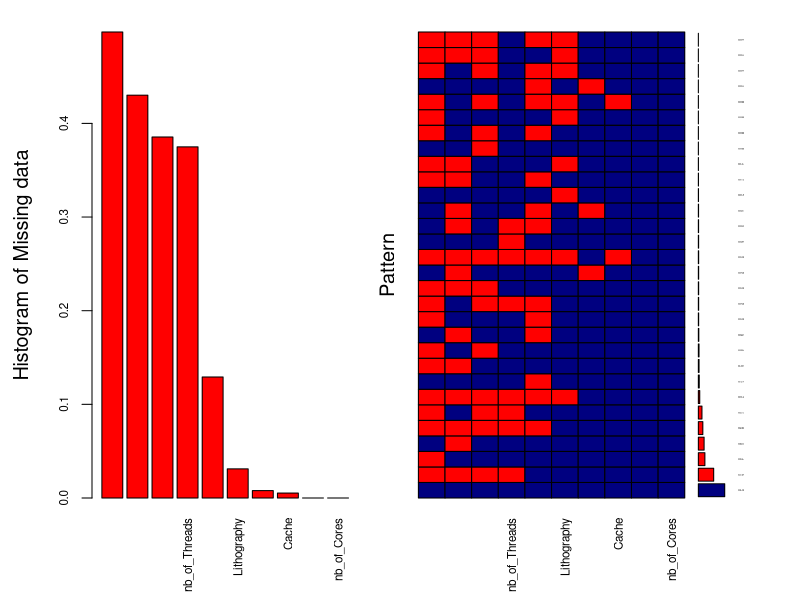
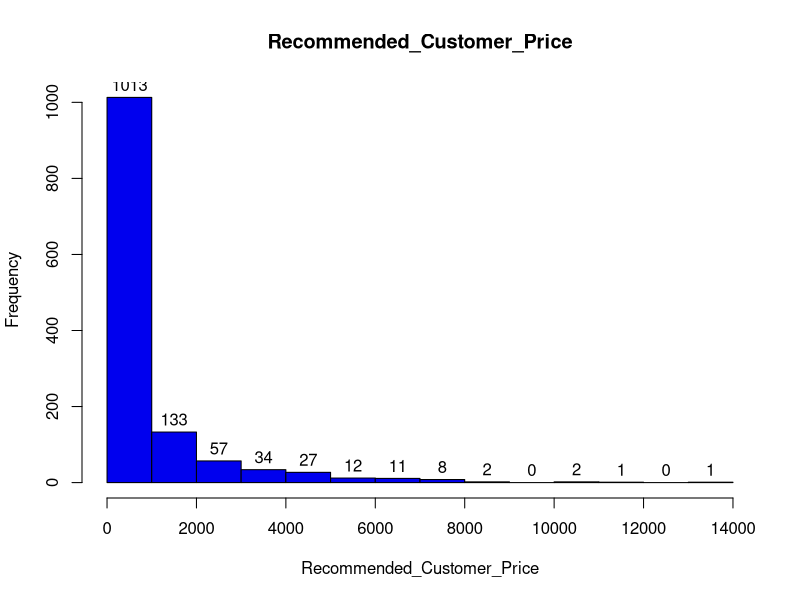
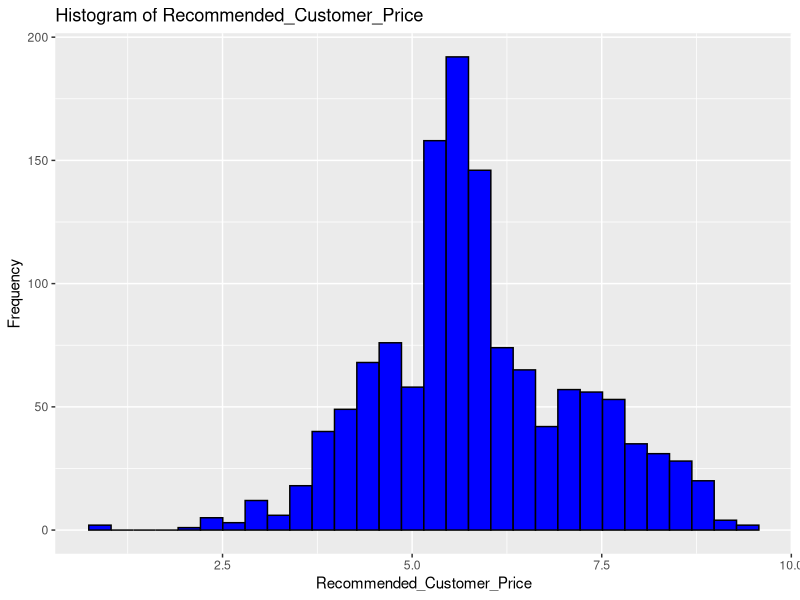
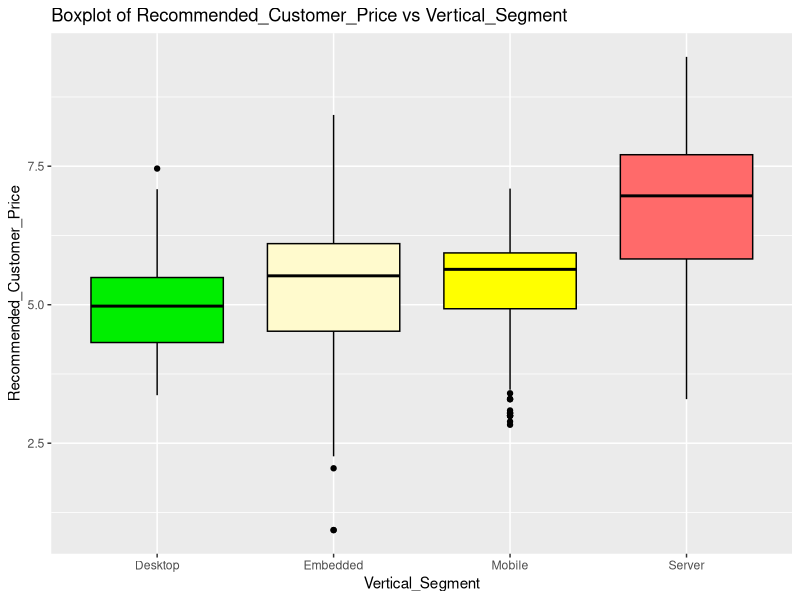
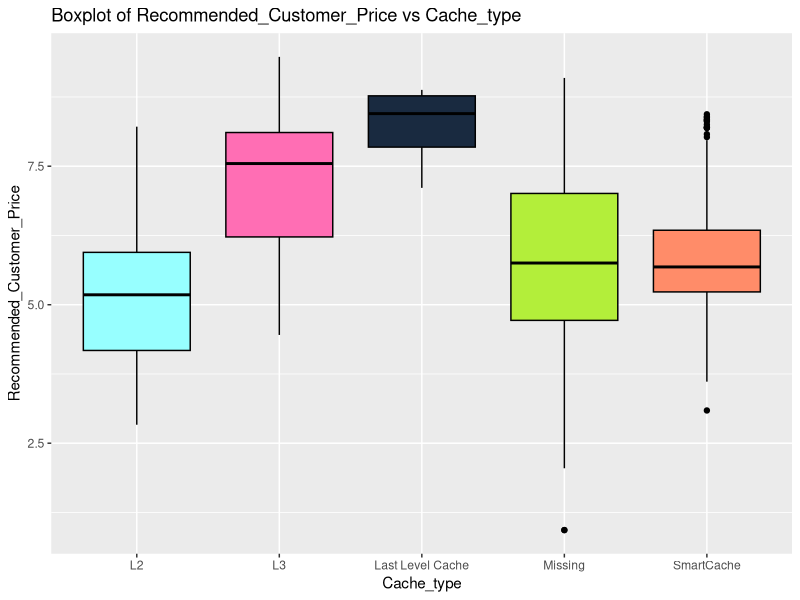
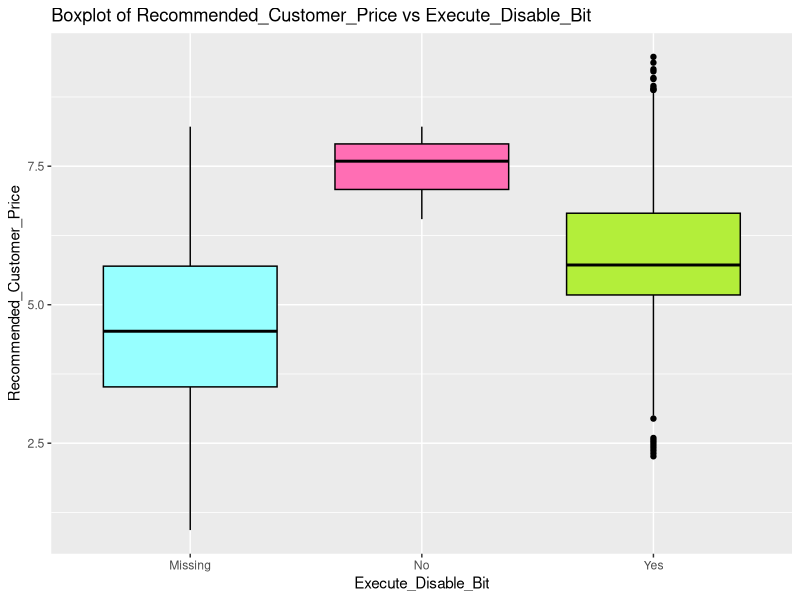
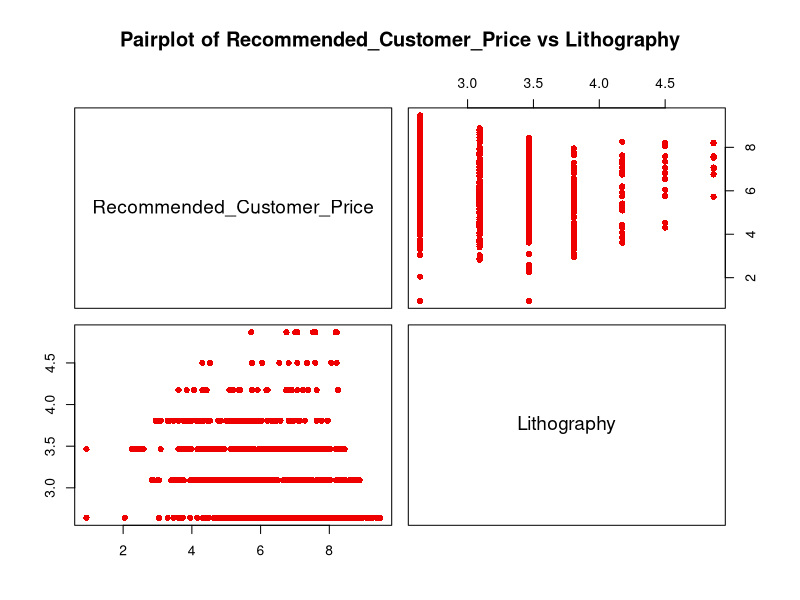
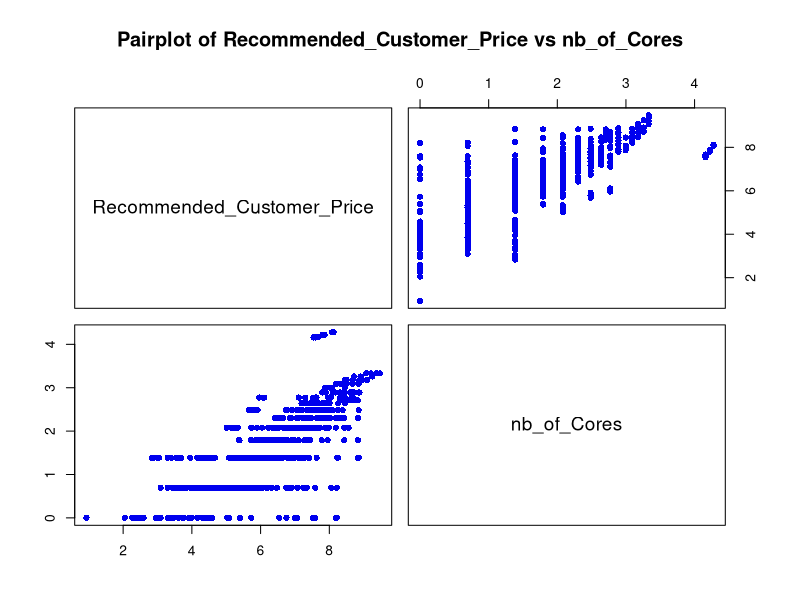

These figures' R source, in order:
## Created on 2023-03-22

## Checking for packages installation
my_packages <- c("tidyverse", "mice", "VIM", "readr",
                 "dplyr", "stringr", "ggplot2",
                 "psych", "knitr", "nortest", "car", "zoo")
missing_packages <- my_packages[!(my_packages %in%
                                    installed.packages()[, "Package"])]
if (length(missing_packages)) install.packages(missing_packages)
remove("my_packages")
remove("missing_packages")

## Library initialization
library("tidyverse")
library("mice")
library("VIM")
library("readr")
library("dplyr")
library("stringr")
library("ggplot2")
library("psych")
library("knitr")
library("nortest")
library("car")
library("zoo")

## Reading the dataset
cpu_data <- read.csv("Dataset/Intel_CPUs.csv", header = TRUE,
                     stringsAsFactors = FALSE, na.strings = c("", "N/A"))
# View(cpu_data)

cpu_data <- cpu_data %>% select("Vertical_Segment", "Lithography",
                                "Recommended_Customer_Price", "nb_of_Cores", "nb_of_Threads",
                                "Processor_Base_Frequency", "Cache", "Max_Memory_Size",
                                "Max_Memory_Bandwidth", "Execute_Disable_Bit"
)
temp <- cpu_data

## Plot data pattern
aggr_plot <- aggr(cpu_data, col = c("navyblue", "red"),
                  numbers = TRUE,
                  sortVars = TRUE,
                  labels = names(cpu_data),
                  cex.axis = .7,
                  gap = 3,
                  ylab = c("Histogram of Missing data", "Pattern"),
                  cex.numbers = 0.1
)

## Convert any string data that need to be in integer type.

# Recommended_Customer_Price converting.
recommend_price_cleaning <- function(price_range) {
  if (grepl("-", price_range)) {
    range <- strsplit(price_range, "-")[[1]]
    return((as.double(range[1]) + as.double(range[2])) / 2)
  }
  return(price_range)
}

cpu_data$Recommended_Customer_Price <- gsub("\\$", "", cpu_data$Recommended_Customer_Price) 
cpu_data$Recommended_Customer_Price <- gsub(",", "", cpu_data$Recommended_Customer_Price)

cpu_data$Recommended_Customer_Price <- sapply(cpu_data$Recommended_Customer_Price, recommend_price_cleaning) 
cpu_data$Recommended_Customer_Price <- as.double(cpu_data$Recommended_Customer_Price) 

# Lithography converting.
cpu_data <- cpu_data %>%
  mutate(Lithography = gsub("nm|\\s", "", Lithography),
         Lithography = as.double(Lithography))

# Processor_Base_Frequency converting (GHZ & MHZ) to MHZ.
Processor_Base_Frequency_cleaning <- function(string) { # Cleaning function
  if (!is.na(string)) {
    if (grepl("GHz", string)) {
      return(as.double(gsub("GHz|\\s", "", string)) * 1000)
    }
    return(as.double(gsub("MHz|\\s", "", string)))
  }
  return(NA)
}
cpu_data$Processor_Base_Frequency <- sapply(cpu_data$Processor_Base_Frequency,
                                            Processor_Base_Frequency_cleaning)

# Max_Memory_Size converting (TB & GB) to GB.
Max_Memory_Size_cleaning <- function(string) { # Cleaning function
  if (!is.na(string)) {
    if (grepl("TB", string)) {
      return(as.double(gsub("TB|\\s", "", string)) * 1024)
    }
    return(as.double(gsub("GB|\\s", "", string)))
  }
  return(NA)
}
cpu_data$Max_Memory_Size <- sapply(cpu_data$Max_Memory_Size,
                                   Max_Memory_Size_cleaning)

# Max_Memory_Bandwidth converting.
cpu_data <- cpu_data %>%
  mutate(Max_Memory_Bandwidth = gsub("GB/s|\\s", "", Max_Memory_Bandwidth),
         Max_Memory_Bandwidth = as.double(Max_Memory_Bandwidth))

# Cache converting, split into 2 columns represent cache_size, cache_type.
cpu_data <- cpu_data %>%
  mutate(Cache = sub(" ", "", Cache)) %>% # Remove the first space character.
  # Find the first " " character, merge everything from there to the end, then separate into 2 columns
  separate(Cache, sep = " ", into = c("Cache_size", "Cache_type"),
           remove = TRUE, extra = "merge", fill = "right")

Cache_size_cleaning <- function(string) { # Cleaning function
  if (!is.na(string)) {
    if (grepl("KB", string)) {
      return(as.double(gsub("KB", "", string)) / 1024)
    }
    return(as.double(gsub("MB", "", string)))
  }
  return(NA)
}
cpu_data$Cache_size <- sapply(cpu_data$Cache_size, Cache_size_cleaning)

## Remove any missing data in Recommended_Customer_Price
cpu_data <- cpu_data[!is.na(cpu_data$Recommended_Customer_Price), ]
print(apply(is.na(cpu_data), 2, sum))

# Numerical Variables filling
cpu_data$Lithography <- na.locf(cpu_data$Lithography)
# cpu_data$Recommended_Customer_Price[is.na(cpu_data$Recommended_Customer_Price)] <- median(cpu_data$Recommended_Customer_Price, na.rm = TRUE)
cpu_data$nb_of_Threads <- ifelse(is.na(cpu_data$nb_of_Threads), cpu_data$nb_of_Cores*2, cpu_data$nb_of_Threads)
cpu_data$Processor_Base_Frequency[is.na(cpu_data$Processor_Base_Frequency)] <- median(cpu_data$Processor_Base_Frequency, na.rm = TRUE)
cpu_data$Cache_size[is.na(cpu_data$Cache_size)] <- median(cpu_data$Cache_size, na.rm = TRUE)
cpu_data$Max_Memory_Size[is.na(cpu_data$Max_Memory_Size)] <- median(cpu_data$Max_Memory_Size, na.rm = TRUE)
cpu_data$Max_Memory_Bandwidth[is.na(cpu_data$Max_Memory_Bandwidth)] <- median(cpu_data$Max_Memory_Bandwidth, na.rm = TRUE)

par(mfrow = c(1, 1))
hist(cpu_data$Recommended_Customer_Price, main = "Recommended_Customer_Price", xlab = "Recommended_Customer_Price", col="blue2", labels=TRUE)

# Convert to logarit.
cpu_data$Lithography <- log(cpu_data$Lithography)
cpu_data$Recommended_Customer_Price <- log(cpu_data$Recommended_Customer_Price)
cpu_data$nb_of_Cores <- log(cpu_data$nb_of_Cores)
cpu_data$nb_of_Threads <- log(cpu_data$nb_of_Threads)
cpu_data$Processor_Base_Frequency <- log(cpu_data$Processor_Base_Frequency)
cpu_data$Cache_size <- log(cpu_data$Cache_size)
cpu_data$Max_Memory_Size <- log(cpu_data$Max_Memory_Size)
cpu_data$Max_Memory_Bandwidth <- log(cpu_data$Max_Memory_Bandwidth)


# Categorical Variables, Filling with "Missing".
table(cpu_data$Vertical_Segment)
cpu_data$Cache_type[is.na(cpu_data$Cache_type)] = "Missing"
table(cpu_data$Cache_type)
cpu_data$Execute_Disable_Bit[is.na(cpu_data$Execute_Disable_Bit)] = "Missing"
table(cpu_data$Execute_Disable_Bit)

# Removing any missed data observation of Recommended_Customer_Price
# cpu_data <- na.omit(cpu_data)

# Print out the number of NA
print(apply(is.na(temp), 2, sum))
print(apply(is.na(cpu_data), 2, sum))


# cpu_data %>% summary()
# Remove any unnecessary data,...
remove("aggr_plot")
remove("temp")
remove("recommend_price_cleaning")
remove("Cache_size_cleaning")
remove("Max_Memory_Size_cleaning")
remove("Processor_Base_Frequency_cleaning")

### Data visualization
## Statistics the numerical data
numerows <- c("Lithography", "Recommended_Customer_Price", "nb_of_Cores",
              "nb_of_Threads", "Processor_Base_Frequency", "Cache_size",
              "Max_Memory_Size", "Max_Memory_Bandwidth")

mean_ = apply(cpu_data[numerows], 2, mean, na.rm = TRUE)
sd_ = apply(cpu_data[numerows], 2, sd, na.rm = TRUE)
min_ = apply(cpu_data[numerows], 2, min, na.rm = TRUE)
first_quantile_ = apply(cpu_data[numerows], 2, quantile, na.rm = TRUE, probs = 0.25)
median_ = apply(cpu_data[numerows], 2, median, na.rm = TRUE)
third_quantile_ = apply(cpu_data[numerows], 2, quantile, na.rm = TRUE, probs = 0.75)
max_ = apply(cpu_data[numerows], 2, max, na.rm = TRUE)

numerical_summary <- cbind(mean_, sd_, min_, first_quantile_, median_, third_quantile_, max_)
rownames(numerical_summary) <- numerows
numerical_summary <- as.data.frame(numerical_summary)
View(numerical_summary)

# View(as.data.frame(cor(cpu_data[numerows])))

## Categorical data
View(as.data.frame(table(cpu_data$Vertical_Segment, dnn="Vertical_Segment")))
View(as.data.frame(table(cpu_data$Cache_type, dnn="Cache_type")))
View(as.data.frame(table(cpu_data$Execute_Disable_Bit, dnn="Execute_Disable_Bit")))

caterows <- c("Vertical_Segment", "Cache_type", "Execute_Disable_Bit")
categorical_summary <- as.data.frame(matrix(ncol=4))
for (i in caterows) {
  count <- length(cpu_data[[i]])
  uniq <- length(unique(cpu_data[[i]]))
  mod <- names(sort(-table(cpu_data[[i]])))[1]
  freq <- length(cpu_data[i][cpu_data[i] == mod])
  newrow <- c(count, uniq, mod, freq)
  categorical_summary <- rbind(categorical_summary, newrow)
}
categorical_summary <- categorical_summary[-1,]
colnames(categorical_summary) <- c("Count", "Unique", "Mode", "Frequency")
rownames(categorical_summary) <- caterows
View(categorical_summary)



## Statistic for linear regression
## Draw graphs
# Histogram for Recommended_Customer_Price
ggplot(cpu_data, aes(x = Recommended_Customer_Price)) +
  geom_histogram(bins = 30, fill = "blue", color = "black") +
  labs(title = "Histogram of Recommended_Customer_Price",
       x = "Recommended_Customer_Price", y = "Frequency")

# Draw boxplot for Recommended_Customer_Price vs Vertical_Segment
ggplot(cpu_data, aes(x = Vertical_Segment, y = Recommended_Customer_Price)) +
  geom_boxplot(fill=c("green2", "lemonchiffon1", 
                      "yellow1", "indianred1"), color = "black") +
  labs(title = "Boxplot of Recommended_Customer_Price vs Vertical_Segment",
       x = "Vertical_Segment", y = "Recommended_Customer_Price")

# Draw boxplot for Recommended_Customer_Price vs Cache_type
ggplot(cpu_data, aes(x = Cache_type, y = Recommended_Customer_Price)) +
  geom_boxplot(fill = c("darkslategray1", "hotpink1", 
                        "#192a40", "olivedrab2",
                        "salmon1"), color = "black") +
  labs(title = "Boxplot of Recommended_Customer_Price vs Cache_type",
       x = "Cache_type", y = "Recommended_Customer_Price")

# Draw boxplot for Recommended_Customer_Price vs Execute_Disable_Bit
ggplot(cpu_data, aes(x = Execute_Disable_Bit, y = Recommended_Customer_Price)) +
  geom_boxplot(fill = c("darkslategray1", "hotpink1", 
                        "olivedrab2"), color = "black") +
  labs(title = "Boxplot of Recommended_Customer_Price vs Execute_Disable_Bit",
       x = "Execute_Disable_Bit", y = "Recommended_Customer_Price")


## Draw pairplot for numerical data
pairs(cpu_data[c("Recommended_Customer_Price", "Lithography")], pch=16,
      col="red2", main="Pairplot of Recommended_Customer_Price vs Lithography")
pairs(cpu_data[c("Recommended_Customer_Price", "nb_of_Cores")], pch=16,
      col="blue2", main="Pairplot of Recommended_Customer_Price vs nb_of_Cores")
pairs(cpu_data[c("Recommended_Customer_Price", "nb_of_Threads")], pch=16,
      col="green2", main="Pairplot of Recommended_Customer_Price vs nb_of_Threads")
pairs(cpu_data[c("Recommended_Customer_Price", "Processor_Base_Frequency")], pch=16,
      col="yellow2", main="Pairplot of Recommended_Customer_Price vs Processor_Base_Frequency")
pairs(cpu_data[c("Recommended_Customer_Price", "Cache_size")], pch=16,
      col="purple2", main="Pairplot of Recommended_Customer_Price vs Cache_size")
pairs(cpu_data[c("Recommended_Customer_Price", "Max_Memory_Size")], pch=16,
      col="orange2", main="Pairplot of Recommended_Customer_Price vs Max_Memory_Size")
pairs(cpu_data[c("Recommended_Customer_Price", "Max_Memory_Bandwidth")], pch=16,
      col="brown2", main="Pairplot of Recommended_Customer_Price vs Max_Memory_Bandwidth")


## Linear regression
# Split dataset into train_set and test_set
set.seed(12345) # Ensure that generated number are all the same
train_size <- floor(0.8 * nrow(cpu_data)) # Take floor of 80% of data size
train_index <- sample(seq_len(nrow(cpu_data)), size = train_size) # Generate a vector of observation
train_index
train_set <- cpu_data[train_index, ]
test_set <- cpu_data[-train_index, ]

# Linear regression for Recommended_Customer_Price
model1 <- lm(formula = Recommended_Customer_Price ~ Lithography + nb_of_Cores + nb_of_Threads +
               Processor_Base_Frequency + Cache_size + Max_Memory_Size +
               Max_Memory_Bandwidth + as.factor(Vertical_Segment) +
               as.factor(Cache_type) + 
               as.factor(Execute_Disable_Bit), data = train_set)
summary(model1)

# Statistical tests
# H0: beta_i = 0, H1: beta_i != 0.
# Removing Execute_Disable_Bit with p_value > 0.5, can't reject H0.
model2 <- lm(formula = Recommended_Customer_Price ~ Lithography + nb_of_Cores + nb_of_Threads +
               Processor_Base_Frequency + Cache_size + Max_Memory_Size +
               Max_Memory_Bandwidth + as.factor(Vertical_Segment) +
               as.factor(Cache_type), data = train_set)
summary(model2)

# Using ANOVA for hypothesis test, NESTED MODEL
# H0: beta_i of removed variables in model1 = 0, H1:  atleast 1 of beta_i of removed variables in model1 != 0
anova(model2, model1)

# # Because we can't reject H0: beta_i of removed variables in model1 = 0, mean that both model perform the same, also Adjusted R-squared of model2 are slightly better.
# # So we can choose second model to go on with no different that removed any insignificant variable.
main_model <- model2

# Check if we fulfill all the assumptions.
# Because this is a multiple predictor variables model -> Analyzing the residual.
# If this was a simple linear regression model, we can check the assumption by analyzing the graph with a predictor on x-axis and an outcome on y-axis easily.
par(mfrow = c(2, 2))
plot(main_model)

# Prediction
# Split the real price to another dataframe
predict_data <- cbind(test_set$Recommended_Customer_Price)
colnames(predict_data)[1] <- "Recommended_Customer_Price"
test_set <- select(test_set, -Recommended_Customer_Price) # Remove the price on the test_set.

predict_data <- cbind(predict_data, predict(main_model, newdata = test_set, interval = "prediction", level = 0.9))
predict_data <- data.frame(predict_data)
View(predict_data)
# Calculate the accuracy
correct_prediction <- predict_data %>% filter(Recommended_Customer_Price >= lwr & Recommended_Customer_Price <= upr)

accuracy = nrow(correct_prediction) / nrow(predict_data)
print(accuracy)
